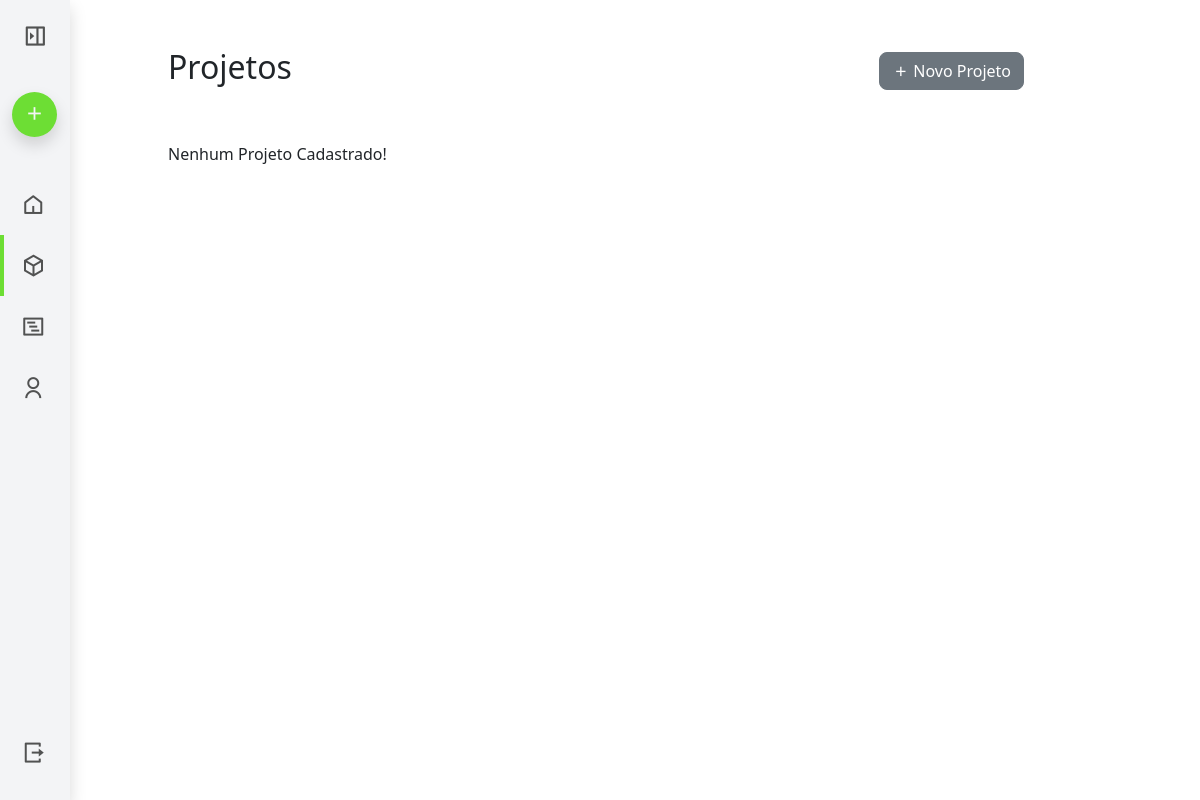
The app's page /sgpa/projetos/ (signed in), older data.
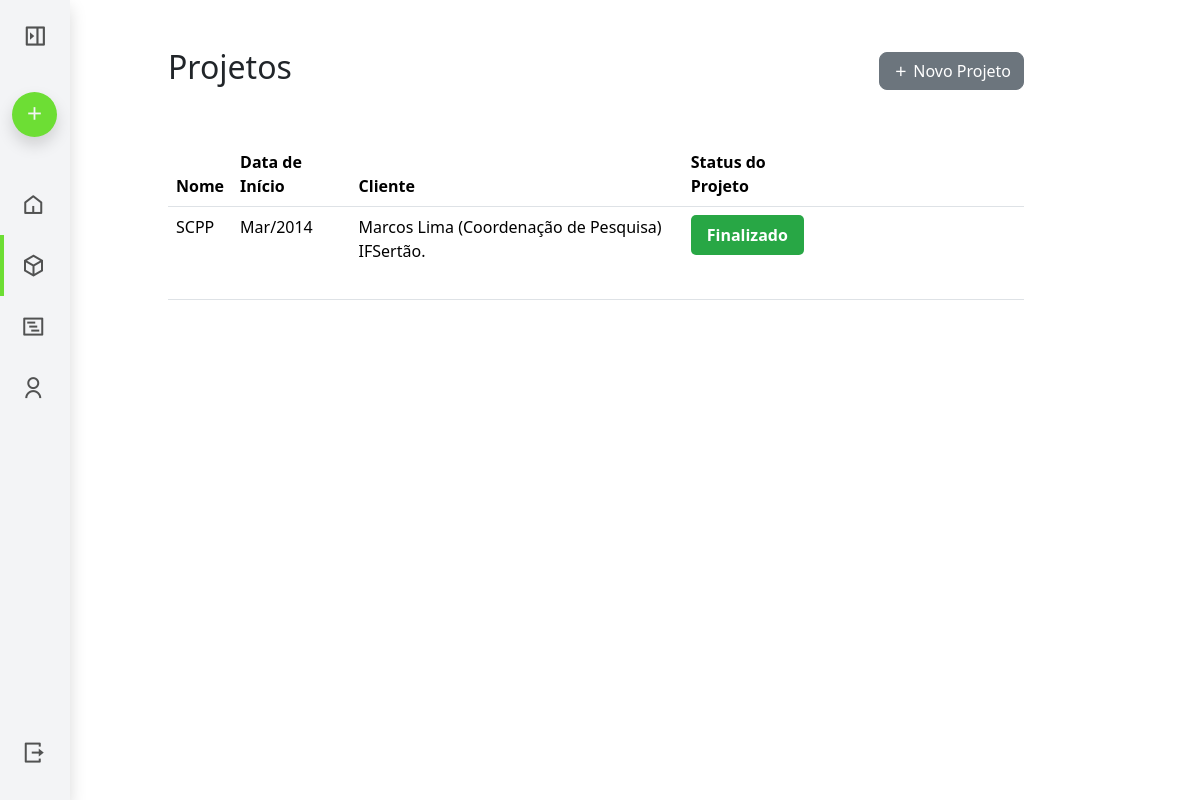
The same page, newer data.
### projetos/models.py (models this page shows, shortened)
class Projeto(models.Model):
    STATUS_PROJETO_CHOICES = [
        ("finalizado", "Finalizado"),
        ("em_andamento", "Em andamento"),
        ("nao_finalizado", "Não Finalizado"),
        ( "cancelado", "Cancelado")
    ]
    STATUS_IMPLANTACAO_CHOICES = [
        ("nao_implantado", "Não Implantado"),
        ("implantado", "Implantado"),
    ]
    STATUS_REGISTRO_CHOICES = [
        ("nao_registrado", "Não Regristrado"),
        ("registro_andamento", "Registro em Andamento"),
        ("registro_concluido", "Registro Concluído"),
    ]
    usuario = models.ForeignKey('auth.User', on_delete=models.CASCADE)
    nome = models.CharField(max_length=100)
    nome_abreviado = models.CharField(max_length=8)
    descricao = models.TextField(blank=True, null=True)
    data_inicio = models.DateField(blank=True, null=True)
    equipe = models.TextField(blank=True, null=True)
    nome_da_equipe = models.CharField(max_length=100, blank=True, null=True)
    link_do_projeto = models.URLField(blank=True, null=True)
    cliente = models.CharField(max_length=100)
    data_cadastro = models.DateTimeField(auto_now_add=True)
    status_projeto = models.CharField(
        max_length=20,
        choices=STATUS_PROJETO_CHOICES,
        default="em_andamento"
    )
    status_implantacao = models.CharField(
        max_length=20,
        choices=STATUS_IMPLANTACAO_CHOICES,
        default="nao_implantado"
    )
    status_registro = models.CharField(
        max_length=20,
        choices=STATUS_REGISTRO_CHOICES,
        default="nao_registrado"
    )
    imagem = models.ImageField(upload_to='projetos/', blank=True, null=True)

### projetos/views.py (the view)
# urls.py: path('', ProjetoListView.as_view(), name='lista-projetos'),
class ProjetoListView(LoginRequiredMixin, ListView):
    model = Projeto
    template_name = "projetos/projeto_list.html"
    context_object_name = "projetos"
    paginate_by = 15
    ordering = ['-data_cadastro']

### projetos/templates/projetos/projeto_list.html (shortened to what this page needs)
{% extends "./base_app.html" %}
{% block AppContent %}
    {% if projetos %}
    <table class="table table-responsive table-hover">
        <thead>
            <tr>
                <th>Nome</th>
                <th>Data de Início</th>
                <th>Cliente</th>
                <th>Status do Projeto</th>
                <th></th>
            </tr>
        </thead>
        <tbody>
            {% for projeto in projetos %}
                <tr>
                    <td>{{ projeto.nome_abreviado }}</td>
                    <td>{{ projeto.data_inicio|date:'M/Y' }}</td>
                    <td>{{ projeto.cliente }}</td>
                    <td>
                        <span  class="d-block project-status status_{{ projeto.status_projeto|lower }}">{{ projeto.get_status_projeto_display }}</span>
                    </td>
                    <td>
                    </td>
                </tr>
            {% endfor %}
        </tbody>
    </table>
    {% else %}
    <p>Nenhum Projeto Cadastrado!</p>
    {% endif %}
{% endblock %}

Row changes from the older to the newer data that the page shows:
added Projeto: nome_abreviado "SCPP", data_inicio "Mar/2014", cliente "Marcos Lima (Coordenação de Pesquisa) IFSertão.", status_projeto "Finalizado"
Text that changed along with them:
text no longer shown: "Nenhum Projeto Cadastrado!"
text now shown: "Nome Data de Início Cliente Status do Projeto"
